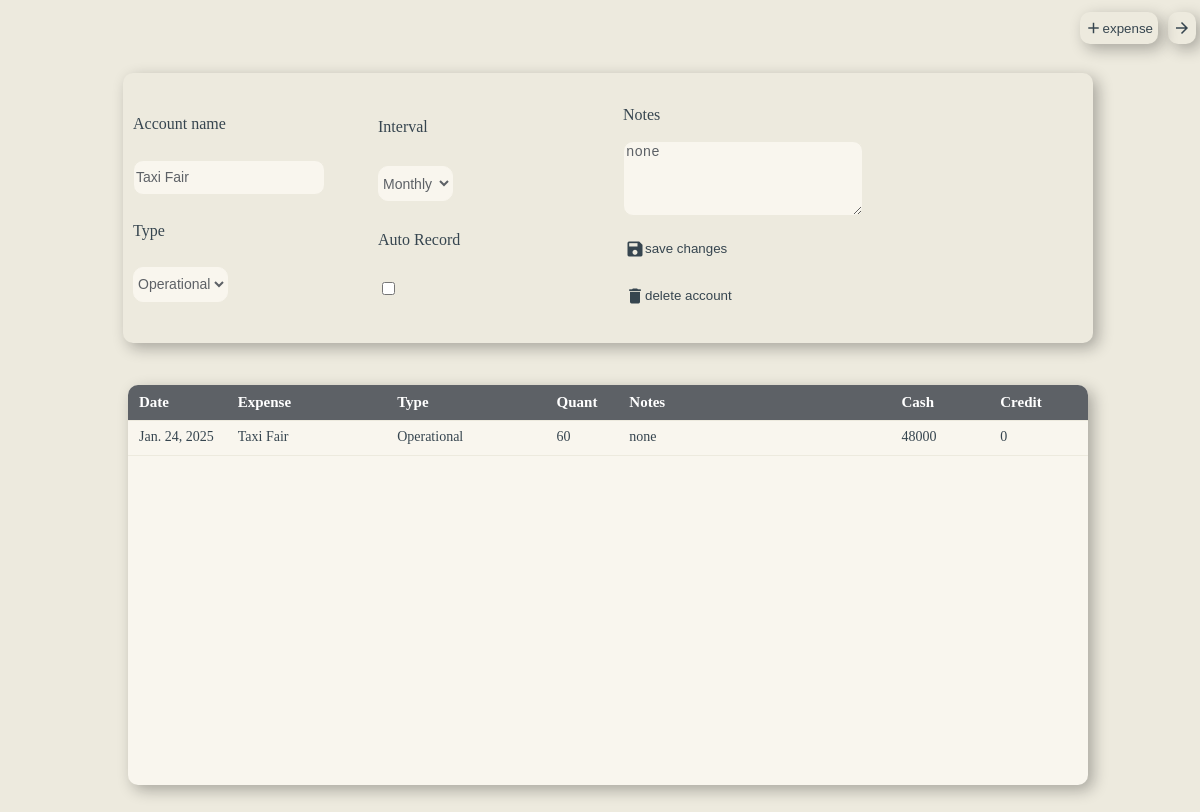
/expense_account/2/ (signed in), run on the app's committed database.
### expenses/models.py (models this page shows)
class ExpenseAccount(models.Model):
    Business = models.ForeignKey(Business, on_delete=models.CASCADE, blank=True, null=True)
    Date = models.DateTimeField(auto_now=True)
    Cashier = models.ForeignKey(User, on_delete=models.DO_NOTHING, blank=False, null=True)
    Name = models.CharField(blank=False, null=False, max_length=20)
    Type = models.CharField(blank=False, null=False, max_length=20, choices=Option, default='Operational Expense')
    intervals = [
        ('Weekly', 'Weekly'),
        ('Monthly', 'Monthly'),
        ('Annually', 'Annually')
    ]
    Interval = models.CharField(choices=options, null=False, blank=True, max_length=9, default='Monthly')
    AutoRecord = models.BooleanField(null=False, blank=True, default=False)
    Notes = models.TextField(blank=False, null=False, max_length=150, default='non')

class Expense(models.Model):
    Business = models.ForeignKey(Business, on_delete=models.CASCADE, blank=True, null=True)
    Supplier = models.ForeignKey(Supplier, on_delete=models.DO_NOTHING, blank=True, null=True)
    Credit = models.ForeignKey(Credit, on_delete=models.DO_NOTHING, blank=True, null=True)
    Cashier = models.ForeignKey(User, on_delete=models.DO_NOTHING, blank=False, null=True)
    ExpenseAccount = models.ForeignKey(ExpenseAccount, on_delete=models.DO_NOTHING, null=True, blank=True)
    Date = models.DateTimeField(auto_now=True)
    Name = models.CharField(blank=False, null=False, max_length=20)
    Price = models.IntegerField(blank=False, null=False)
    Quantity = models.IntegerField(default=1, blank=False, null=False)
    Type = models.CharField(blank=False, null=False, max_length=20, choices=Option, default='Operational Expense')
    PMode = models.CharField(blank=False, null=False, max_length=7, choices=options, default='Cash')
    Discount = models.BooleanField(blank=False, null=False, default=0)
    Notes = models.TextField(blank=False, null=False, max_length=150, default='non')

### User/decorator.py (the view)
        def wrapper_func(request, *args, **kwargs):
            group = None
            if request.user.groups.exists():
                group = request.user.groups.all()[0].name
                if group in allowed_roles:
                    return view_func(request, *args, **kwargs)
                else:
                    return HttpResponse('Access Denied!')
            else:
                return HttpResponse('Access Denied!')

### User/decorator.py (called while the page is built)
def allowed_users(allowed_roles=[]):
    def decorator(view_func):
        def wrapper_func(request, *args, **kwargs):
            group = None
            if request.user.groups.exists():
                group = request.user.groups.all()[0].name
                if group in allowed_roles:
                    return view_func(request, *args, **kwargs)
                else:
                    return HttpResponse('Access Denied!')
            else:
                return HttpResponse('Access Denied!')
        return wrapper_func
    return decorator

### expenses/Accounts.py (called while the page is built, shortened)
@login_required(login_url="/login/")
@allowed_users(allowed_roles=['Business(Owner)', 'Business(Manager)', 'Business(Worker)'])
def expense_account(request, id=0):
    b_id = 0
    try:
        user_obj = request.user
        check = Employee.objects.get(User=user_obj.id)
        buss = check.Business
        account = ExpenseAccount.objects.get(Business=buss, pk=id)
        expenses = Expense.objects.filter(Business=buss, ExpenseAccount=account)
    except Employee.DoesNotExist:
        return HttpResponse("Failed to process your profile please try refreshing your browser or contact developer"
                            "if the problem persists")
    context = {
        'b_id': b_id,
        'account': account,
        'expenses': expenses
    }
    return render(request, 'expenseAccount.html', context)

### templates/expenseAccount.html (shortened to what this page needs)
{%load static%}
<link rel="stylesheet" type="text/css" href="{% static 'css/expenseAccount.css'%}" xmlns="http://www.w3.org/1999/html">
<link rel="stylesheet" href="https://cdnjs.cloudflare.com/ajax/libs/font-awesome/4.7.0/css/font-awesome.min.css">
<div class="Navigation">
    <button type="button" onclick="openExpenseForm()">
        <i class="material-icons" style="font-size:18px">add</i>expense
    </button>
    <button type="button" onclick="window.location.href='/expense_accounts/';">
        <i class="material-icons" style="font-size:18px">arrow_forward</i>
    </button>
</div>
<form method="post" id="accountForm" class="accountForm">
    <div class="container">
        <label for="accountName">Account name</label>
        <input type="text" id="accountName" name="name" value="{{account.Name}}" required maxlength="20">
        <label for="type">Type</label>
        <select id="type" name="type">
            <option value="{{account.Type}}" selected>{{account.Type}}</option>
        </select>
    </div>
    <div class="container">
        <label for="interval">Interval</label>
        <select id="interval" name="interval">
            <option value="{{account.Interval}}" selected>{{account.Interval}}</option>
        </select>
        <label for="auto">Auto Record</label>
        <input type="checkbox" id="auto" name="auto" {%if account.AutoRecord %} value="on" {%endif%}>
    </div>
    <div class="container">
        <label for="notes">Notes</label>
        <textarea id="notes" name="notes" required maxlength="148" placeholder="1-148">{{account.Notes}}</textarea>
        <button type = 'submit' name="save_account" class="save_changes">
            <i class="material-icons" style="font-size:20px">save</i>save changes
        </button>
        <button type = 'submit' name="delete_account" class="save_changes">
            <i class="material-icons" style="font-size:20px">delete</i>delete account
        </button>
    </div>
</form>
<table>
    <thead>
        <tr>
            <th class="sth1">Date</th>
            <th class="sth2">Expense</th>
            <th class="sth2">Type</th>
            <th class="sth3">Quant</th>
            <th class="sth4">Notes</th>
            <th class="sth1">Cash</th>
            <th class="sth1">Credit</th>
        </tr>
    </thead>
    <tbody>
        {%for i in expenses%}
        <tr>
            <td class="sth1">{{i.Date.date}}</td>
            <td class="sth2">{{i.Name}}</td>
            <td class="sth2">{{i.Type}}</td>
            <td class="sth3">{{i.Quantity}}</td>
            <td class="sth4">{{i.Notes}}</td>
            <td class="sth1">
            {% if 'Cash' in i.PMode %}
                {{i.Price}}
            {% else %}
                0
            {% endif %}
            </td>
            <td class="sth1">
            {%if 'Credit' in i.PMode%}
                {{i.Price}}
            {% else %}
                0
            {% endif %}
            </td>
            {%endfor%}
        </tr>
    </tbody>
</table>

### static/css/expenseAccount.css (style rules this page uses)
.Navigation { display:flex; align-items:center; justify-content:flex-end; gap:10px; position:relative; width:98%; height:5%; border-radius:10px; }
.Navigation button { display:flex; align-items:center; justify-content:center; width:auto; height:80%; color:rgb(54, 69, 79); padding:5px; background:transparent; box-shadow:5px 5px 15px rgba(10, 10, 10, 0.3); border:hidden; border-radius:10px; }
table { display:flex; flex-direction:column; align-items:center; justify-content:flex-start; position:relative; width:80%; height:50%; background:#F9F6EE; border-radius:10px; box-shadow:5px 5px 15px rgba(10, 10, 10, 0.3); overflow-y:scroll; }
thead { position:sticky; top:0; z-index:2; width:100%; height:35px; background:#5D6166; }
th { display:flex; flex-direction:column; align-items:flex-start; justify-content:center; height:100%; color:white; font-size:15px; margin-left:10px; }
.sth1 { width:10%; height:100%; }
.sth2 { width:17%; height:100%; }
.sth3 { width:7%; height:100%; }
.sth4 { width:30%; height:100%; }
tbody { width:100%; }
tr { display:flex; align-items:center; justify-content:space-around; position:relative; width:100%; height:35px; border-bottom:1px solid #EDEADE; }
td { display:flex; align-items:center; justify-content:flex-start; color:rgb(54, 69, 79); font-size:14px; margin-left:10px; }
form { display:none; visibility:hidden; flex-direction:column; align-items:flex-start; justify-content:space-between; position:absolute; z-index:3; top:10%; width:30%; height:50%; padding-left:10px; padding-right:10px; padding-top:15px; padding-bottom:15px; background:#EDEADE; box-shadow:5px 5px 15px rgba(10, 10, 10, 0.3); border-radius:10px; }
.container { display:flex; flex-direction:column; align-items:flex-start; justify-content:space-evenly; position:relative; width:25%; height:100%; margin-left:5px; }
.accountForm { display:flex; visibility:visible; flex-direction:row; flex-wrap:wrap; justify-content:flex-start; position:relative; top:0%; width:80%; height:30%; padding-left:5px; padding-right:5px; }
.save_changes { display:flex; align-items:center; justify-self:flex-end; width:150px; height:30px; color:rgb(54, 69, 79); padding:2px; background:transparent; border:hidden; border-radius:10px; }
form label { color:rgb(54, 69, 79); font-size:16px; }
form input { width:80%; height:35px; color:#5D6166; font-size:14px; background:#F9F6EE; border:1px solid #EDEADE; border-radius:10px; }
form select { width:auto; height:35px; color:#5D6166; font-size:14px; background:#F9F6EE; border:1px solid #F9F6EE; border-radius:10px; }
form input[type=checkbox] { width:auto; height:auto; color:rgb(54, 69, 79); background:#F9F6EE; }
form textarea { width:100%; height:75px; color:#5D6166; font-size:14px; background:#F9F6EE; border:1px solid #EDEADE; border-radius:10px; }

### data on the page
ExpenseAccount: name "Taxi Fair", type "Operational", interval "Monthly", notes "none"
Expense: Date "Jan. 24, 2025", Name "Taxi Fair", Type "Operational", Quantity "60", Notes "none", Price "48000", PMode "0"
